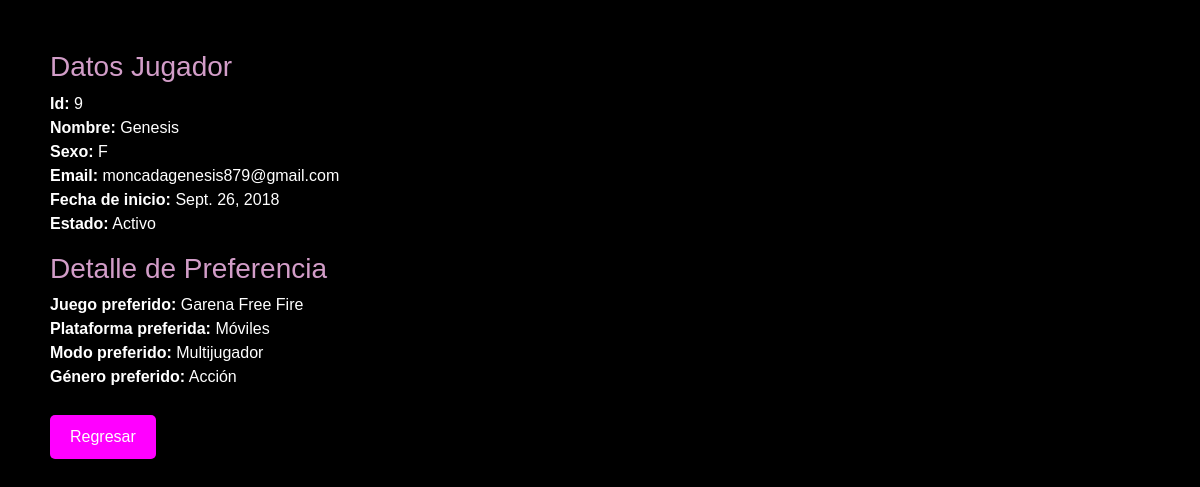
Before: /ver_jugador/9/ with the older database file.
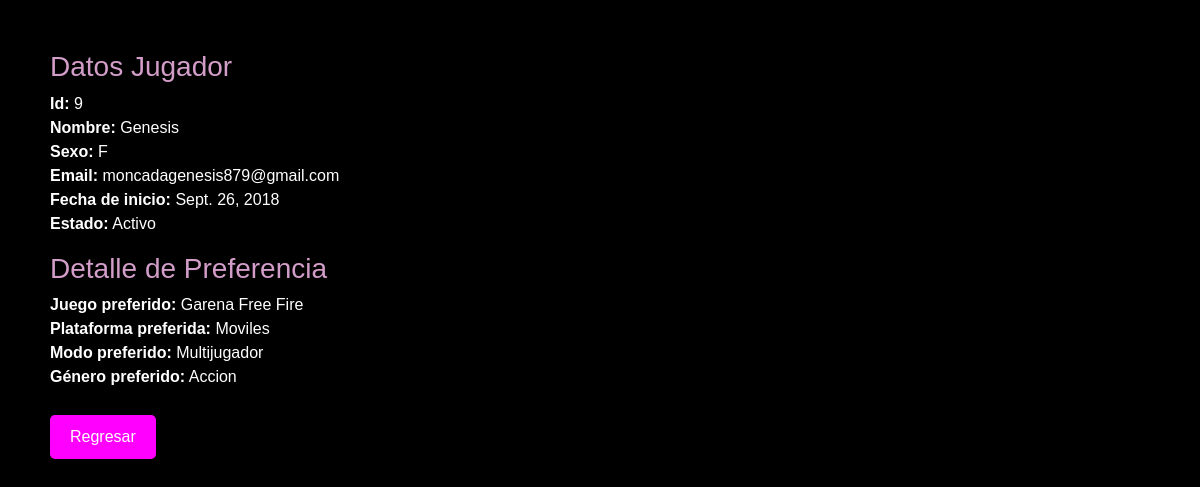
After: the same page with the newer database file.
### jugadores/models.py (models this page shows, shortened)
class Jugador(models.Model):
    sexo = [
        ("M", "Masculino"),
        ("F", "Femenino")
    ]
    nombre = models.CharField(max_length=50)
    sexo = models.CharField(max_length=1, choices=sexo, null=True)
    Email = models.CharField(max_length=50)
    activo = models.BooleanField(default=True)
    fecha_de_inicio = models.DateField(null=True)
    modos_preferidos = models.ForeignKey(Modo, on_delete=models.SET_NULL, null=True)
    generos_preferidos = models.ForeignKey(GeneroJuego, on_delete=models.SET_NULL, null=True)
    plataforma_preferida = models.ForeignKey(Plataforma, on_delete=models.SET_NULL, null=True)
    juego_preferido = models.ForeignKey(Juego, on_delete=models.SET_NULL, null=True)

class Plataforma(models.Model):
    nombre = models.CharField(max_length=500, null=True)

class GeneroJuego(models.Model):
    nombre = models.CharField(max_length=50)

class Juego(models.Model):
    nombre = models.CharField(max_length=100)

class Modo(models.Model):
    nombre = models.CharField(max_length=100)

### jugadores/views.py (the view)
# urls.py: path('ver_jugador/<int:jugador_id>/', ver_jugador, name='ver_jugador'),
def ver_jugador(request, jugador_id):
    jugador = get_object_or_404(Jugador, pk=jugador_id)
    datos = {'jugador': jugador}
    pagina = loader.get_template('ver_jugador.html')
    return HttpResponse(pagina.render(datos, request))

### jugadores/templates/ver_jugador.html (shortened to what this page needs)
<!DOCTYPE html>
<html lang="en">
<head>
    {% load static %}
    <link rel="stylesheet" href="{% static 'fontawesomefree/css/fontawesome.css' %}" type="text/css">
    <link rel="stylesheet" href="{% static 'fontawesomefree/css/brands.css' %}" type="text/css">
    <link rel="stylesheet" href="{% static 'fontawesomefree/css/solid.css' %}" type="text/css">
    <link rel="stylesheet" href="https://cdn.jsdelivr.net/npm/bootstrap@5.3.2/dist/css/bootstrap.min.css">
</head>
<body>
    <h3>Datos Jugador</h3>
    <p>
        <strong>Id:</strong> {{ jugador.id }}<br>
        <strong>Nombre:</strong> {{ jugador.nombre }}<br>
        <strong>Sexo:</strong> {{ jugador.sexo }}<br>
        <strong>Email:</strong> {{ jugador.Email }}<br>
        <strong>Fecha de inicio:</strong> {{jugador.fecha_de_inicio}}<br>
        <strong>Estado:</strong>
        {% if jugador.activo %}
            Activo
        {% else %}
            Inactivo
        {% endif %}<br>
    </p>
    <h3>Detalle de Preferencia</h3>
    <strong>Juego preferido:</strong> {{jugador.juego_preferido.nombre}}<br>
    <strong>Plataforma preferida:</strong> {{ jugador.plataforma_preferida.nombre }}<br>
    <strong>Modo preferido:</strong> {{ jugador.modos_preferidos.nombre }}<br>
    <strong>Género preferido:</strong> {{jugador.generos_preferidos.nombre}}<br>
    <a href="{% url 'jugadores' %}" class="btn btn-info">Regresar</a>
</body>
</html>

Changed rows visible on the page:
changed through a linked row, Jugador "Genesis": plataforma_preferida.nombre "Móviles" → "Moviles"; generos_preferidos.nombre "Acción" → "Accion"
